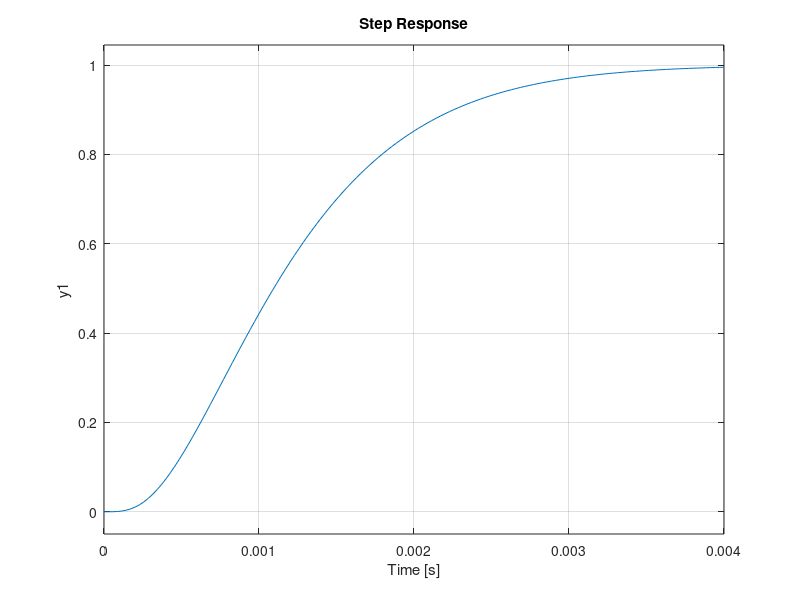

MATLAB code for this plot: (Note: this script raises an error after producing the figure.)
clc; close all;

W = 1;
D = 1;
e_max = 0.1;
S = 0.15;
T_a5 = 0.01;


beta = 1;
J0 = 1.7e-4;
Ji =    [1e-5     7e-5    9e-6    2e-6];
phi =   [-0.04   2.9     2.8     -2.6];
J = @(x) J0 + Ji(1) * cos(x + phi(1))+ Ji(2) * cos(2*x + phi(2))+ Ji(3) * cos(3*x + phi(3))+ Ji(4) * cos(4*x + phi(4));
Jdot = @(x) -(Ji(1) * sin(x + phi(1))+ Ji(2) * 2 * sin(2*x + phi(2))+ Ji(3) * 3 * sin(3*x + phi(3))+ Ji(4) * 4 * sin(4*x + phi(4)));
% x1 = theta, x2 = omega, u = Cm
% xdot = [ x2; (u - beta * x2) / J(x1) ] = f(x, u)
% y = x1 = h(x,u)

omega_e = 0;
theta_e = pi / 3;
u_e = 0; % beta * x2 = beta * omega_e = 0
x_e = [theta_e; omega_e];

%In questo caso A_e = [0 1; 0 -1/J(theta_e)]
A_e = [0 1; -(J(theta_e))^-2 * Jdot(theta_e) * (u_e - beta * omega_e)   -beta/J(theta_e)];
B_e = [0; 1/J(theta_e)];
C = [1 0];
D = 0;

s = tf('s');

modello = ss(A_e, B_e, C, D);
G = zpk(modello);

xi = sqrt(log(S)^2/(pi^2+log(S)^2));
Mf = xi*100;

omega_cMin = 3 / (T_a5*xi);


R1 = 1/(1+2*xi*s/omega_cMin + (s/omega_cMin)^2);
R2 = 800 / (1+s/1e4);
R3 = 800 / (1+s/1e4)^2;

Ge1 =  R1 * G;
Ge2 =  R2 * G;
Ge3 =  R3 * G;

FF = Ge3 / (1+Ge3);

figure();
step(W * FF);


mappatura_specifiche_bode(G, 'G', 5e4, 65, 0.5, 30, omega_cMin, Mf);
mappatura_specifiche_bode(Ge1, 'Ge1', 5e4, 65, 0.5, 30, omega_cMin, Mf);
mappatura_specifiche_bode(Ge2, 'Ge2', 5e4, 65, 0.5, 30, omega_cMin, Mf);
mappatura_specifiche_bode(Ge3, 'Ge3', 5e4, 65, 0.5, 30, omega_cMin, Mf);


%animation(-1.5*pi:0.1:pi/2, 2);




function [] = animation(thetas, figure_n)
    wheel_center = [0 2];
    wheel_r = 0.6;
    vbarL_bottom = [2.4 0];
    vbarR_bottom = [4.4 0];
    vbar_length = 2;
    bar_length = 2.4;
    bar_c = [2 0];

    % circle: y^2 + (x-2)^2 = 4
    figure(figure_n);

    for i=1:length(thetas)
        clf(figure_n);
        grid on;
        axis([-1 6 0 4]);
        axis equal;
        theta = thetas(i);
        pin1 = wheel_center + wheel_r * [cos(theta), sin(theta)];
        [cx, cy] = findPointOnCircle(pin1, bar_length, bar_c, vbar_length);
        hbar_left = [cx cy];
        vbarL_top = hbar_left + [bar_length-vbar_length 0];
        vbarR_top = hbar_left + [bar_length 0];

        viscircles(wheel_center, wheel_r);
        %viscircles(bar_c, vbar_length);
        line([pin1(1) hbar_left(1)], [pin1(2) hbar_left(2)]);
        line([hbar_left(1) vbarR_top(1)], [hbar_left(2) vbarR_top(2)]);
        line([vbarL_top(1) vbarL_bottom(1)], [vbarL_top(2) vbarL_bottom(2)]);
        line([vbarR_top(1) vbarR_bottom(1)], [vbarR_top(2) vbarR_bottom(2)]);

        pause(0.1);
    end  
end



function [x_c, y_c] = findPointOnCircle(P, D, center, radius)
    [x_out, y_out] = circcirc(P(1), P(2), D, center(1), center(2), radius);
    x_c = x_out(1);
    y_c = y_out(1);
end

function [omega_plot_min, omega_plot_max, omega_cMax] = mappatura_specifiche_bode(GG, titolo, omega_n, A_n, omega_d, A_d, omega_cMin, Mf)
    figure()
    omega_plot_min = 1e-4;
    omega_plot_max = 5e6;
    omega_cMax = omega_n;
    [Mag, phase, omega] = bode(GG, {omega_plot_min, omega_plot_max});
    
    % Rumore (giallo)
    patch([omega_n, omega_plot_max, omega_plot_max, omega_n], [-A_n, -A_n, 200, 200], 'y', 'FaceAlpha', 0.3, 'EdgeAlpha', 0.3);
    
    % Pulsazione critica (azzurro)
    patch([omega_plot_min, omega_d, omega_d, omega_cMin, omega_cMin, omega_plot_min], [A_d,A_d, 0,0, -200, -200], 'c', 'FaceAlpha', 0.3, 'EdgeAlpha', 0.3); 
    grid on, hold on;
    margin(Mag, phase, omega);
    
    % Margine di fase (verde)
    patch([omega_cMin, omega_cMax, omega_cMax, omega_cMin], [-180 + Mf, -180 + Mf, -270, -270], 'g', 'FaceAlpha', 0.3, 'EdgeAlpha', 0.3); 
    grid on, hold on;
    title(titolo);
end


